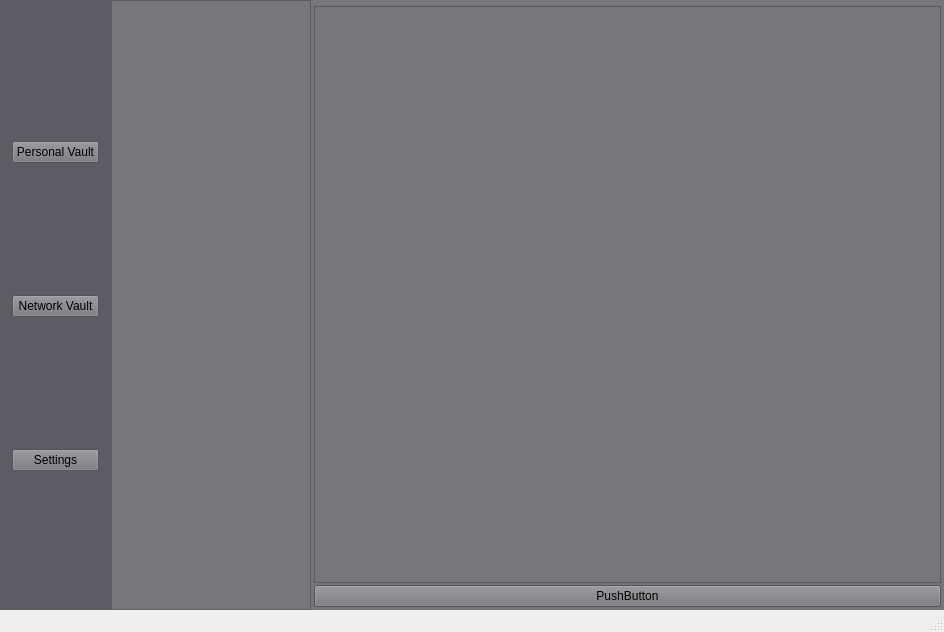
<?xml version="1.0" encoding="UTF-8"?>
<ui version="4.0">
 <class>MainWindow</class>
 <widget class="QMainWindow" name="MainWindow">
  <property name="geometry">
   <rect>
    <x>0</x>
    <y>0</y>
    <width>944</width>
    <height>632</height>
   </rect>
  </property>
  <property name="windowTitle">
   <string>MainWindow</string>
  </property>
  <widget class="QWidget" name="centralwidget">
   <layout class="QGridLayout" name="gridLayout_3">
    <property name="leftMargin">
     <number>0</number>
    </property>
    <property name="topMargin">
     <number>0</number>
    </property>
    <property name="rightMargin">
     <number>0</number>
    </property>
    <property name="bottomMargin">
     <number>0</number>
    </property>
    <property name="spacing">
     <number>0</number>
    </property>
    <item row="0" column="0">
     <layout class="QVBoxLayout" name="verticalLayout">
      <item>
       <widget class="QGroupBox" name="groupBox">
        <property name="styleSheet">
         <string notr="true">background-color: rgb(94, 92, 100);</string>
        </property>
        <property name="title">
         <string/>
        </property>
        <layout class="QGridLayout" name="gridLayout_2">
         <item row="0" column="0">
          <widget class="QPushButton" name="personalVault">
           <property name="styleSheet">
            <string notr="true">background-color: rgb(119, 118, 123);</string>
           </property>
           <property name="text">
            <string>Personal Vault</string>
           </property>
          </widget>
         </item>
         <item row="1" column="0">
          <widget class="QPushButton" name="networkVault">
           <property name="styleSheet">
            <string notr="true">background-color: rgb(119, 118, 123);</string>
           </property>
           <property name="text">
            <string>Network Vault</string>
           </property>
          </widget>
         </item>
         <item row="2" column="0">
          <widget class="QPushButton" name="settingsButton">
           <property name="styleSheet">
            <string notr="true">background-color: rgb(119, 118, 123);</string>
           </property>
           <property name="text">
            <string>Settings</string>
           </property>
          </widget>
         </item>
        </layout>
       </widget>
      </item>
     </layout>
    </item>
    <item row="0" column="1">
     <layout class="QHBoxLayout" name="horizontalLayout" stretch="0,0">
      <property name="spacing">
       <number>0</number>
      </property>
      <item>
       <widget class="QTreeView" name="treeView">
        <property name="maximumSize">
         <size>
          <width>200</width>
          <height>16777215</height>
         </size>
        </property>
        <property name="styleSheet">
         <string notr="true">background-color: rgb(119, 118, 123);</string>
        </property>
       </widget>
      </item>
      <item>
       <widget class="QGroupBox" name="personalGroupBox">
        <property name="styleSheet">
         <string notr="true">background-color: rgb(119, 118, 123);</string>
        </property>
        <property name="title">
         <string/>
        </property>
        <layout class="QVBoxLayout" name="verticalLayout_2">
         <property name="spacing">
          <number>2</number>
         </property>
         <property name="leftMargin">
          <number>0</number>
         </property>
         <property name="topMargin">
          <number>0</number>
         </property>
         <property name="rightMargin">
          <number>0</number>
         </property>
         <property name="bottomMargin">
          <number>0</number>
         </property>
         <item>
          <widget class="QListView" name="listView">
           <property name="enabled">
            <bool>true</bool>
           </property>
          </widget>
         </item>
         <item>
          <widget class="QPushButton" name="pushButton">
           <property name="text">
            <string>PushButton</string>
           </property>
          </widget>
         </item>
        </layout>
       </widget>
      </item>
     </layout>
    </item>
   </layout>
  </widget>
  <widget class="QMenuBar" name="menubar">
   <property name="geometry">
    <rect>
     <x>0</x>
     <y>0</y>
     <width>944</width>
     <height>23</height>
    </rect>
   </property>
  </widget>
  <widget class="QStatusBar" name="statusbar"/>
 </widget>
 <resources/>
 <connections/>
</ui>
